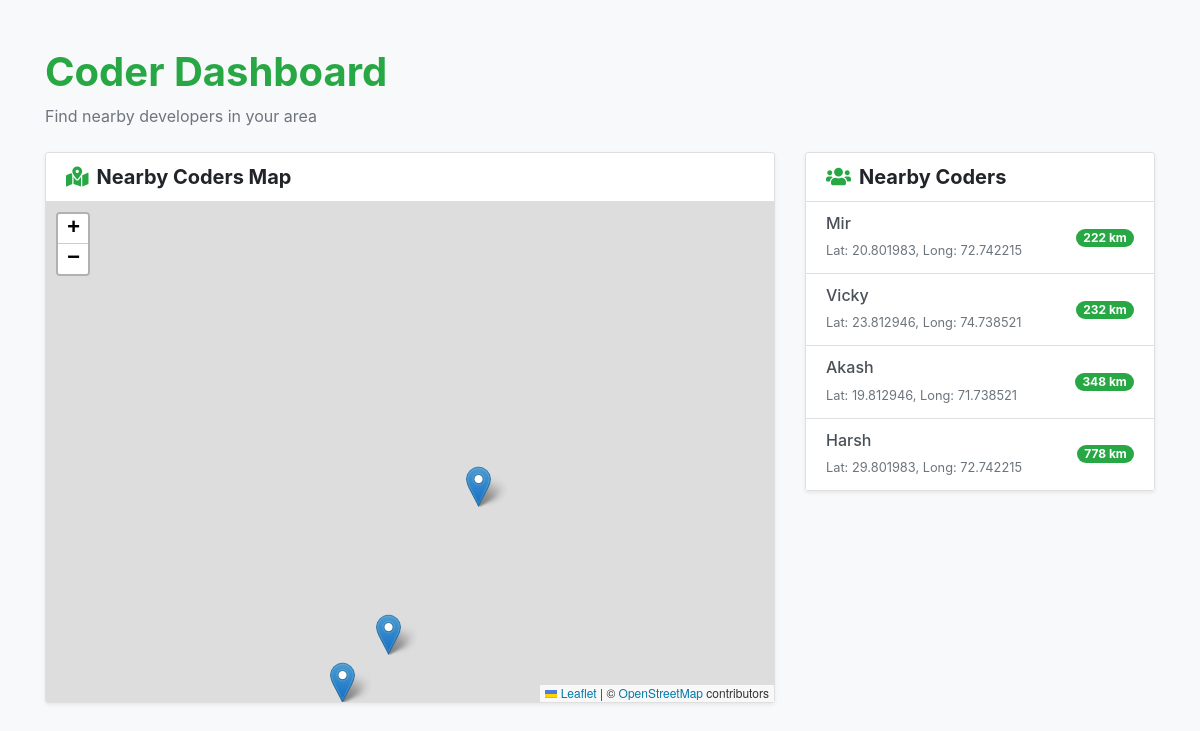
The page /DashBoard_view/ (signed in) on the database its author committed.
### first_version/models.py (models this page shows, shortened)
class User_profile(models.Model):
    user = models.OneToOneField(User, on_delete=models.CASCADE)
    photo = cloudinary.models.CloudinaryField("image", blank=True, null=True)
    name = models.CharField(max_length=100)
    email = models.EmailField()
    latitude = models.FloatField(null=True, blank=True)  # Store latitude
    longitude = models.FloatField(null=True, blank=True)
    followers = models.ManyToManyField(
        "self", symmetrical=False, related_name="following", blank=True
    )

### first_version/views.py (the view)
# urls.py: path("DashBoard_view/", views.DashBoard_view, name="DashBoard_view"),
@login_required
def DashBoard_view(request):
    profile = User_profile.objects.filter(user=request.user).first()
    user = request.user
    if not profile:
        return render(request, "dashboard.html", {"error": "Profile not found."})
    latitude = profile.latitude
    longitude = profile.longitude
    nearby_coders = find_coders_nearby(latitude, longitude, current_user=request.user)
    posts = (
        Posts.objects.annotate(
            like_count=Count("likes"), comment_count=Count("comments")
        )
        .prefetch_related("comments_set")
        .order_by("-created_at")
    )
    liked_posts = []
    comments_dict = {}
    for post in posts:
        post.likes_counting = Likes.objects.filter(post=post).count()
        post.comments = Comments.objects.filter(post_name=post)
        if Likes.objects.filter(post=post, user=profile).exists():
            liked_posts.append(post.id)
    saved_post = saved_posts.objects.filter(user=profile)
    saved_posti = []
    for post in saved_post:
        saved_posti.append(post.post.id)
    return render(
        request,
        "DashBoard.html",
        {
            "user_profile": profile,
            "nearby_coders": nearby_coders,
            "posts": posts,
            "liked_posts": liked_posts,
            "comments_dict": comments_dict,
            "saved_posts": saved_posti,
        },
    )

### first_version/views.py (called while the page is built)
def haversine(lat1, lon1, lat2, lon2):
    R = 6371  # Radius of Earth in km
    dlat = radians(lat2 - lat1)
    dlon = radians(lon2 - lon1)
    a = (
        sin(dlat / 2) ** 2
        + cos(radians(lat1)) * cos(radians(lat2)) * sin(dlon / 2) ** 2
    )
    c = 2 * asin(sqrt(a))
    return R * c

def find_coders_nearby(lat, lon, radius_km=10000, current_user=None):
    nearby_coders = []
    coders = (
        User_profile.objects.exclude(user=current_user)
        .exclude(latitude=None)
        .exclude(longitude=None)
    )
    for coder in coders:
        distance = haversine(lat, lon, coder.latitude, coder.longitude)
        if distance <= radius_km:
            nearby_coders.append((coder, int(distance)))
    nearby_coders.sort(key=lambda x: x[1])
    return nearby_coders

### Code1/templates/dashboard.html (shortened to what this page needs)
{% load static %}
<!DOCTYPE html>
<html lang="en">
<head>
    <link rel="stylesheet" href="https://cdn.jsdelivr.net/npm/bootstrap@4.6.0/dist/css/bootstrap.min.css">
    <link rel="stylesheet" href="https://cdnjs.cloudflare.com/ajax/libs/font-awesome/5.15.3/css/all.min.css">
    <link rel="stylesheet" href="https://cdnjs.cloudflare.com/ajax/libs/leaflet/1.7.1/leaflet.css" />
</head>
<body class="bg-light">
    <div class="container py-5">
        <div class="mb-4">
            <h1 class="text-success font-weight-bold">Coder Dashboard</h1>
            <p class="text-muted">Find nearby developers in your area</p>
        </div>
        <div class="row">
            <div class="col-lg-8 mb-4">
                <div class="card shadow-sm">
                    <div class="card-header bg-white">
                        <h5 class="mb-0 font-weight-bold">
                            <i class="fas fa-map-marked-alt text-success mr-2"></i>Nearby Coders Map
                        </h5>
                    </div>
                    <div class="card-body p-0">
                        <div id="map"></div>
                    </div>
                </div>
            </div>
            <div class="col-lg-4">
                <div class="card shadow-sm">
                    <div class="card-header bg-white">
                        <h5 class="mb-0 font-weight-bold">
                            <i class="fas fa-users text-success mr-2"></i>Nearby Coders
                        </h5>
                    </div>
                    <div class="card-body p-0">
                        <div class="list-group list-group-flush">
                            {% if nearby_coders %}
                                {% for coder, distance in nearby_coders %}
                                    <div class="list-group-item list-group-item-action" data-coder-id="{{ coder.id }}">
                                        <div class="d-flex justify-content-between align-items-center">
                                            <div>
                                                <h6 class="mb-1">{{ coder.name }}</h6>
                                                <small class="text-muted">Lat: {{ coder.latitude }}, Long: {{ coder.longitude }}</small>
                                            </div>
                                            <span class="badge badge-success badge-pill">{{ distance }} km</span>
                                        </div>
                                    </div>
                                {% endfor %}
                            {% else %}
                                <div class="list-group-item">
                                    <p class="text-center text-muted my-3">No nearby coders found</p>
                                </div>
                            {% endif %}
                        </div>
                    </div>
                </div>
            </div>
        </div>
    </div>
</body>
</html>

### Code1/templates/dashboard.html (style rules this page uses)
#map { height: 500px; }

### rows shown on the page
User_profile: name "Mir", latitude "20.801983", longitude "72.742215", distance "222"
User_profile: name "Vicky", latitude "23.812946", longitude "74.738521", distance "232"
User_profile: name "Akash", latitude "19.812946", longitude "71.738521", distance "348"
User_profile: name "Harsh", latitude "29.801983", longitude "72.742215", distance "778"
